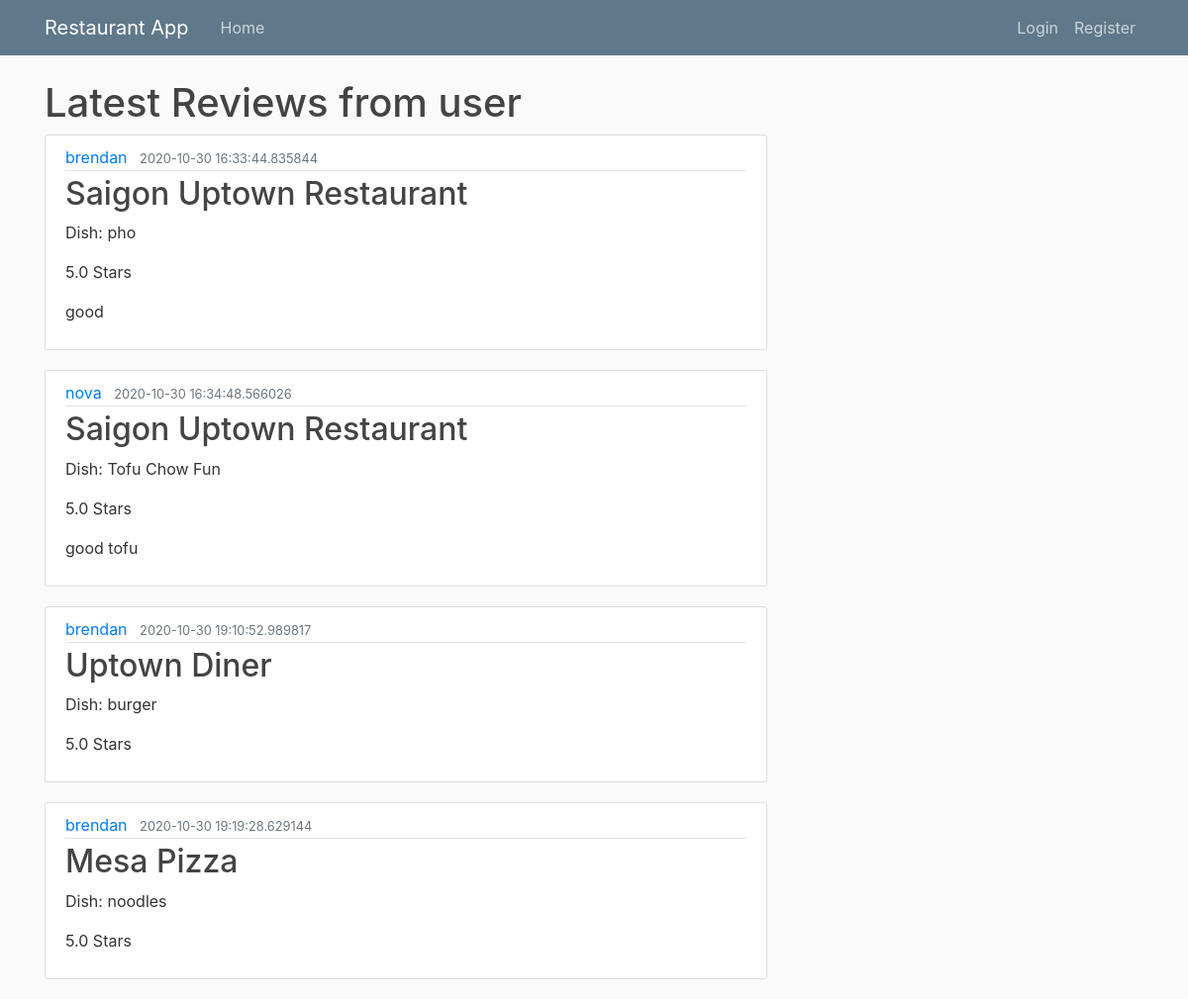
The page /home on the database its author committed.
### flaskapp/models.py (models this page shows, shortened)
class User(db.Model, UserMixin):
    id = db.Column(db.Integer, primary_key=True)
    username = db.Column(db.String(20), unique=True, nullable=False)
    email = db.Column(db.String(120), unique=True, nullable=False)
    image_file = db.Column(db.String(20), nullable=False, default='default.jpg')
    password = db.Column(db.String(60), nullable=False)

class Review(db.Model):
    id = db.Column(db.Integer, primary_key=True)
    name = db.Column(db.String(100), nullable=False)
    dish = db.Column(db.String(100), nullable=True)
    rating = db.Column(db.Float, nullable=False)
    date_posted = db.Column(db.DateTime, nullable=False, default=datetime.utcnow)
    review = db.Column(db.Text, nullable=True)
    user_id = db.Column(db.Integer, db.ForeignKey('user.id'), nullable=False)

### flaskapp/routes.py (the view)
@app.route("/")
@app.route("/home")
def home():
    if current_user.is_authenticated:
        query = Review.query.filter_by(user_id=current_user.id).all()
    else:
        query = Review.query.all()
    posts = [{'author': User.query.get(review.user_id).username, 'name': review.name, 'dish': review.dish, 'rating': review.rating, \
        'review': review.review, 'date_posted': review.date_posted} for review in query]
    return render_template('home.html', posts=posts, current_user=current_user)

### flaskapp/templates/home.html
{% extends "layout.html" %}
{% block content %}
<h1>Latest Reviews from user {{ current_user.username }}</h1>
    {% for post in posts %}
        <article class="media content-section">
          <div class="media-body">
            <div class="article-metadata">
              <a class="mr-2" href="#">{{ post.author }}</a>
              <small class="text-muted">{{ post.date_posted }}</small>
            </div>
            <h2><a class="article-title" href="#">{{ post.name }}</a></h2>
            <p class="article-content">Dish: {{ post.dish }}</p>
            <p class="article-content">{{ post.rating }} Stars</p>
            <p class="article-content">{{ post.review }}</p>
          </div>
        </article>
    {% endfor %}
{% endblock content %}

### flaskapp/templates/layout.html (shortened to what this page needs)
<!DOCTYPE html>
<html>
<head>
    <link rel="stylesheet" href="https://maxcdn.bootstrapcdn.com/bootstrap/4.0.0/css/bootstrap.min.css">
    <link rel="stylesheet" type="text/css" href="{{ url_for('static', filename='main.css') }}">
</head>
<body>
    <header class="site-header">
      <nav class="navbar navbar-expand-md navbar-dark bg-steel fixed-top">
        <div class="container">
          <a class="navbar-brand mr-4" href="/">Restaurant App</a>
          <div class="collapse navbar-collapse" id="navbarToggle">
            <div class="navbar-nav mr-auto">
              <a class="nav-item nav-link" href="{{ url_for('home') }}">Home</a>
            </div>
            <div class="navbar-nav">
              {% if current_user.is_authenticated %}
              <a class="nav-item nav-link" href="{{ url_for('logout') }}">Logout</a>
              {% else %}
              <a class="nav-item nav-link" href="{{ url_for('login') }}">Login</a>
              <a class="nav-item nav-link" href="{{ url_for('register') }}">Register</a>
              {% endif %}
            </div>
          </div>
        </div>
      </nav>
    </header>
    <main role="main" class="container">
      <div class="row">
        <div class="col-md-8">
          {% block content %}{% endblock %}
        </div>
      </div>
    </main>
</body>
</html>

### flaskapp/static/main.css (style rules this page uses)
body { background: #fafafa; color: #333333; margin-top: 5rem; }
h1, h2, h3, h4, h5, h6 { color: #444444; }
.bg-steel { background-color: #5f788a; }
.site-header .navbar-nav .nav-link { color: #cbd5db; }
.content-section { background: #ffffff; padding: 10px 20px; border: 1px solid #dddddd; border-radius: 3px; margin-bottom: 20px; }
.article-title { color: #444444; }
.article-content { white-space: pre-line; }
.article-metadata { padding-bottom: 1px; margin-bottom: 4px; border-bottom: 1px solid #e3e3e3 }

### rows shown on the page
User: author "brendan" "brendan" "brendan"
Review: date_posted "2020-10-30 16:33:44.835844", name "Saigon Uptown Restaurant", dish "pho", rating "5.0", review "good"
User: author "nova"
Review: date_posted "2020-10-30 16:34:48.566026", name "Saigon Uptown Restaurant", dish "Tofu Chow Fun", rating "5.0", review "good tofu"
Review: date_posted "2020-10-30 19:10:52.989817", name "Uptown Diner", dish "burger", rating "5.0"
Review: date_posted "2020-10-30 19:19:28.629144", name "Mesa Pizza", dish "noodles", rating "5.0"
